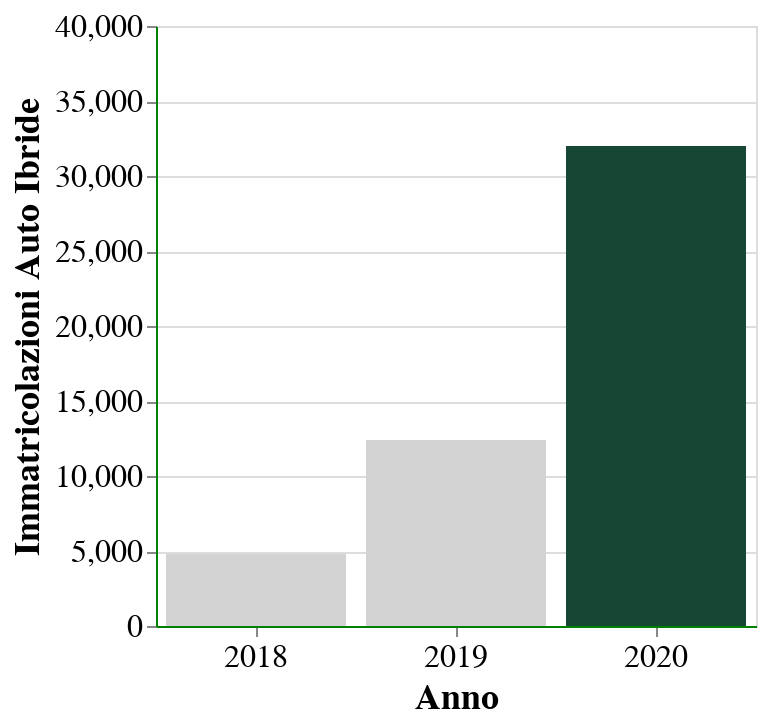

Source (notebook cell):
### Markdown cell above
Then, I can focus the readers' attention to the last year (2020), by highlighting the corresponding bar with a stronger colour than the other bars. As colour, I can use a type of green, to mark the fact that ecological cars are increasing. I set the `color` property through a `condition()`.

### Code cell
bar = alt.Chart(df).mark_bar(tooltip=True).encode(
    alt.Y('Value', axis=axis_config,title=title,scale=scale_config),
    alt.X('Year:N', axis=axis_config, title='Anno'),
    color=alt.condition(
        alt.datum.Year == 2020,  # If the Year is 2020,
        alt.value('#154734'),     # highlight a bar with green.
        alt.value('lightgrey')   # And grey for the rest of the bars
     ),
    tooltip=[alt.Tooltip('Year:N', title='Anno'), alt.Tooltip('Value', format=',', title='Immatricolazioni')]     
)
bar

### Figure 1 — Vega-Lite specification as saved in the notebook (floating-point values rounded to 4 significant figures)
{"config": {"axis": {"domainColor": "green"}, "view": {"width": 300, "height": 300}, "title": {"fontSize": 20}}, "encoding": {"y": {"axis": {"title": "Immatricolazioni Auto Ibride", "labelAngle": 0, "labelFont": "utopia-std, serif", "labelFontSize": 16, "titleFont": "utopia-std, serif", "titleFontSize": 18}, "scale": {"domain": [0, 40000]}, "type": "quantitative", "field": "Value", "title": "Immatricolazioni Auto Ibride"}, "x": {"axis": {"title": "Anno", "labelAngle": 0, "labelFont": "utopia-std, serif", "labelFontSize": 16, "titleFont": "utopia-std, serif", "titleFontSize": 18}, "type": "nominal", "field": "Year", "title": "Anno"}, "color": {"condition": {"value": "#154734", "test": "(datum.Year === 2020)"}, "value": "lightgrey"}, "tooltip": [{"type": "nominal", "field": "Year", "title": "Anno"}, {"type": "quantitative", "field": "Value", "format": ",", "title": "Immatricolazioni"}]}, "data": {"name": "data-0caac22e0cde9bd71f1ead572e3ba5c1"}, "mark": {"type": "bar", "tooltip": true}, "$schema": "https://vega.github.io/schema/vega-lite/v4.8.1.json", "datasets": {"data-0caac22e0cde9bd71f1ead572e3ba5c1": [{"Year": 2018, "Value": 4800}, {"Year": 2019, "Value": 12400}, {"Year": 2020, "Value": 32000}]}}
